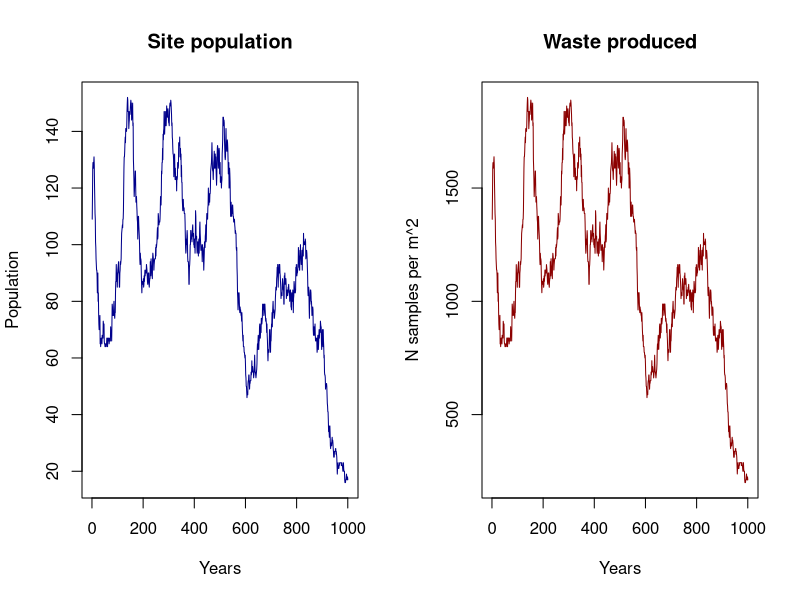
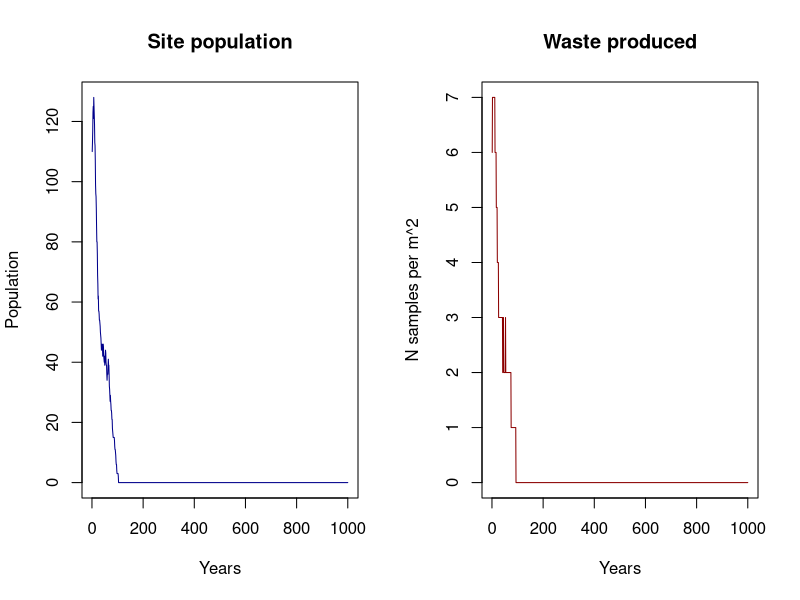
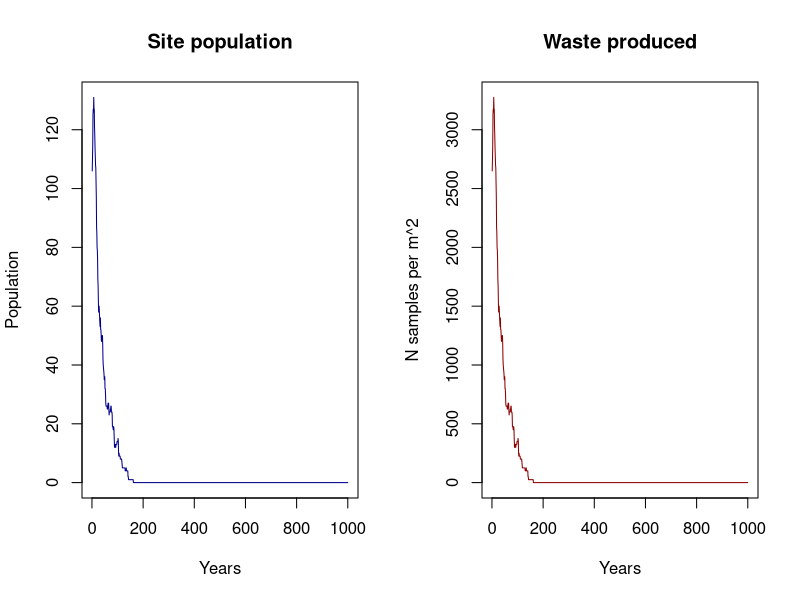
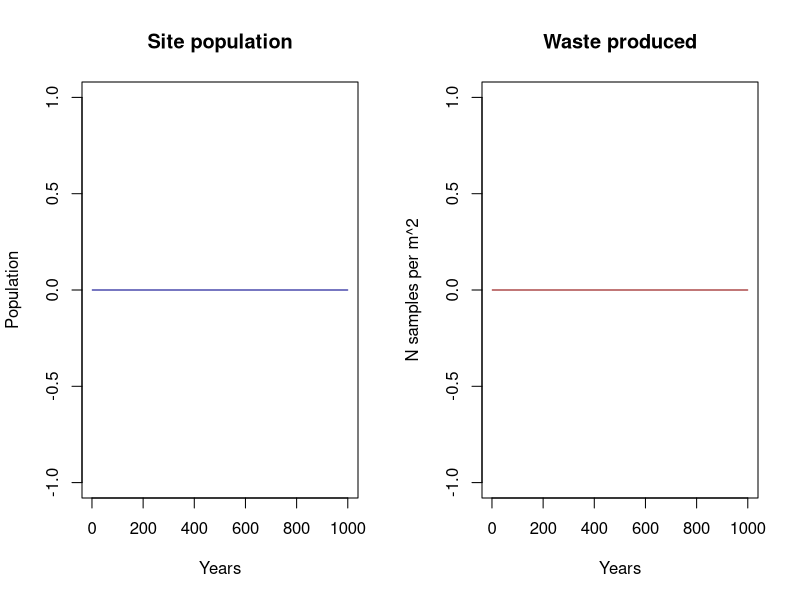
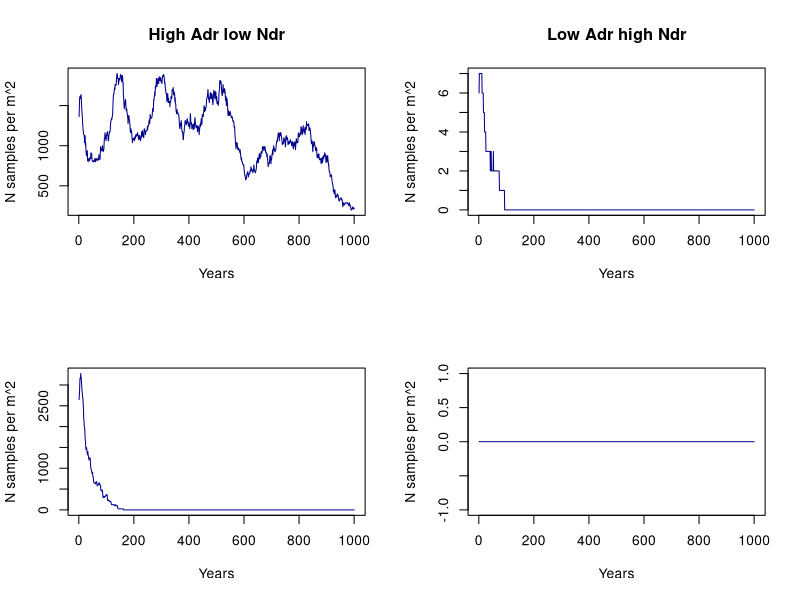

These charts were generated, in order, by the following R code:
## ---- chunk 1
library(DiagrammeR)

grViz("
digraph record_formation {

graph [layout = dot, ## Set title and layout
       label = 'Record formation process',
       labelloc = 't'
       fontname = Helvetica,
       fontsize = 30]

# node definitions with substituted label text
node [fontname = Helvetica, ## General node definition
      style = filled,
      color = MistyRose]
      
## Per node definition
a [label = '@@1',
   fillcolor = Orangered]
b [label = '@@2']
c [label = '@@3',
   fillcolor = Orangered]
d [label = '@@4']
e [label = '@@5',
   fillcolor = Orangered]
f [label = '@@6',
   fillcolor = orange,
   fixedsize = shape,
   width = 4.5,
   height = 1,
   fontsize = 30]

## General edge definition
edge [color = grey,
       arrowhead = vee,
       arrowtail = vee]

## Specific edges
a -> {c}
b -> {c}
c -> {f}
d -> {e}
e -> {f}
}

## Label definition
[1]: 'Pop (group size)'
[2]: 'Site function'
[3]: 'Anthropogenic deposition rates'
[4]: 'Site type'
[5]: 'Natural deposition rates'
[6]: 'Waste/sqrm'

")

## ---- chunk 2
grViz("
digraph record_formation {

graph [layout = dot, ## Set title and layout
       label = 'Record formation process',
       labelloc = 't'
       fontname = Helvetica,
       fontsize = 30]

# node definitions with substituted label text
node [fontname = Helvetica, ## General node definition
      style = filled,
      color = MistyRose]
      
## Per node definition
a [label = '@@1',
   fillcolor = Orangered]
b [label = '@@2',
   fillcolor = orange,
   fixedsize = shape,
   width = 4.5,
   height = 1,
   fontsize = 30]

## General edge definition
edge [color = grey,
       arrowhead = vee,
       arrowtail = vee]

## Specific edges
a -> {b}
}

## Label definition
[1]: 'Pop (group size)'
[2]: 'Waste/sqrm'

")

## ---- chunk 3
grViz("
digraph record_formation {

graph [layout = dot, ## Set title and layout
       label = 'Record formation process',
       labelloc = 't'
       fontname = Helvetica,
       fontsize = 30]

# node definitions with substituted label text
node [fontname = Helvetica, ## General node definition
      style = filled,
      color = MistyRose]
      
## Per node definition
a [label = '@@1',
   fillcolor = Orangered]
b [label = '@@2',
   fillcolor = Orangered]
c [label = '@@3',
   fillcolor = orange,
   fixedsize = shape,
   width = 4.5,
   height = 1,
   fontsize = 30]

## General edge definition
edge [color = grey,
       arrowhead = vee,
       arrowtail = vee]

## Specific edges
a -> {c}
b -> {c}
}

## Label definition
[1]: 'Anthropogenic deposition rates'
[2]: 'Natural deposition rates'
[3]: 'Waste/sqrm'

")

## ---- chunk 4

### Population protocol

## Function 1. Generation of population dynamics
#' Returns a data.frame with two columns, where the number of rows is the number of
#' people. The first column contains the ages and the second column contains the sex.
#' @title Gpd
#' @param x: Input data. A data frame or matrix with two columns and nrow = Initial
#' population. One row per individual. The first column is the age of the individual.
#' The second column is the sex of the individual, and must be c("F","M").
#' @param W_fer_age: Vector with two values. The first value is the youngest age
#' at which it is considered that women can have children for prehistoric societies.
#' The second value is the oldest age at which it is considered that women can 
#' have children. Default is c(10,30).
#' @param M_fer_age: Vector with two values. The first value is the youngest age
#' at which it is considered that men can have children for prehistoric societies.
#' The second value is the oldest age at which it is considered that men can have 
#' children. Default is c(15,40)
#' @param  P_o: Probability of a woman having a son per year. Default is 0.3.
#' @export

Gpd <- function(x, W_fer_age = c(10,30), M_fer_age = c(15,40),
                P_o = 0.3){
  
  ### Process of having offspring
  
  # Female fertile population
  W <- x[x[,2]=="F",]
  W_fert <- W[W$Age>W_fer_age[1] & W$Age<W_fer_age[2],]
  
  # Male fertile population
  M <- x[x[,2]=="M",]
  M_fert <- M[M$Age>M_fer_age[1] & M$Age<M_fer_age[2],]
  
  ## Probability of having descendance per woman
  # Penalisation in case there are too few men
  pen <- round(nrow(M_fert)*2/nrow(W_fert),2) ## Assumes one man can have two women
  pen[pen>1] <- 1 ## The men penalisation can never multiply the birth rate per woman
  
  ## Probability of a woman having a son per year
  P_o <- P_o*pen
  
  Offspring <- sum(rbinom(nrow(W_fert),1,P_o))
  New_pop <- data.frame("Age" = rep(0,Offspring),                        
                        "Sex" = sample(c("M","F"),Offspring,prob=c(0.5,0.5),replace = TRUE))
  x <- rbind(x,New_pop)
  
  ### Process of dying
  
  vec_d <- apply(x,1,death)
  x <- x[vec_d==0,]
  
  ## Apply carrying capacty restrictions
  x <- K_lim(x, K)
  
  return(x)
}

## Function 2. Simulation of death process
#' @title death
#' Returns a value (0,1) where 0 = person lives and 1 = person dies, based
#' on pd (the probability matrix)
#' Thought to use with apply
#' @param x: An integer with the age of the person
#' @param pd: The probability matrix for mortality by age. A matrix is provided as 
#' default, but the user should provide another adapted to her/his population.
#' @export

death <- function(x,pd=data.frame("Age" = c(0:99),
                                  "P_d" = c(rep(0.13,2),
                                            rep(0.08,8),
                                            rep(0.01,25),
                                            rep(0.1,15),
                                            rep(0.15,10),
                                            rep(0.25,5),
                                            rep(0.99,35)))){
  age <- as.numeric(x[1])
  return(rbinom(1,1,prob = pd[pd$Age==age,2]))
}

## Function 3. Simulation of carrying capacity limitation
## If the population exceeds the carrying capacity, it eliminates oversize
## with 0.8 probability per person exceeding.
#' @title K_lim
#' @param x: Data frame or matrix. Population (number of people)
#' @param k: Integer. Carrying capacity. Provided by the user
#' @export

K_lim <- function(x,k,prob = 0.8){
  p <- nrow(x)
  if (p>k){
    o <- rbinom(p-k,1,prob)
    o <- sum(o[o==1])
    o[o==0] <- 1 ## Avoids problem eliminating all the df if remove == 0
    x <- x[-sample(1:nrow(x),o,replace = FALSE),]
  }
  return(x)
}


## ---- chunk 5

## Function 4. Simulation of anthropogenic deposition rates
#' Returns the total amount of waste produced in the site. An integer.
#' @title A_dep_r
#' @param x: Integer (user provided) or data.frame. It is the number of people
#' inhabiting the site. If data.frame, the number of people is the number of rows. 
#' @param S_f: String. It is the site functionality, and it modulates the effect
#' of number of people by considering partial occupation of the site and different
#' deposition rates according the activities deployed. Possible states are:
#' 'residential' ('r'), 'logistic' ('l'), 'permanent' ('p') and 'funeral' ('f').
#' If S_f = 'f', number of buried individuals must be specified (in the argument x).
#'  Default is 'p'.
#' @param occ: If S_f = 'r' or S_f = 'l', occ (time of occupation of the camp
#' per year, in months) must be specified. Default is NULL, but if left NULL,
#' the function considers 1 month for logistic camps and 3 months for 
#' residential camps.
#' @export

A_dep_r <- function(x,S_f = "p", occ = NULL){
  try(if(is.null(x) == TRUE & is.null(S_f) == TRUE) 
    stop("Population and Site function undefined"))
  
  ## Set the number of individuals
  if (is.vector(x)==TRUE){
    Pop <- length(x)
  } else {
    Pop <- nrow(x)
  }
  
  ## Define time for logistic/residential camps if time = NULL
  if (is.null(occ) == TRUE){
    if (S_f == 'r'){
      occ <- 3
    } else if (S_f == 'l'){
      occ <- 1
    }
  }
  
  ## Population times goats per person a year (5) times bone Kg per goat (20)
  ## Dayenoff et al., 2019 for the weight of the carcass.
  adr <- Pop*5*20
  
  if (S_f == 'r'){
    adr <- round(adr/12*occ)
  } else if (S_f == 'l'){
    adr <- round((adr/12*occ)/4) ## Divides by 4 because it is considered that 
                                 ## heavy food is not brought in place
  } else if (S_f == 'f'){
    adr <- Pop*17 # 17 kg of bone as an average per person
  }
  return(adr)
}
## ---- chunk 6
## Function 5. Simulation of deposition deposition rates
#' Returns the rate at which sediment is deposited. Double.
#' @title N_dep_r
#' @param S_t: Three possible site types have been considered: 'open-air' ('oa'),
#' 'cave' ('c') and rockshelter ('rs'). When enabled, this parameter modules the 
#' effect of the speed. Default is NULL.
#' @param speed: This is the speed at which the natural sediment deposits on the 
#' 'site. It has three levels: 'slow' ('s'), 'medium' ('m') and 'fast' ('f'). 
#' Default is 'm'.
#' @export

N_dep_r <- function(S_t = NULL, speed = 'm'){
  
  ## Set the general speed of the deposition rates
  if (speed == 's'){
    s <- 0.1
  } else if (speed == 'm'){
    s <- 0.2
  } else if (speed == 'f'){
    s <- 0.3
  }
  
  ## Set the value for site type
  if(is.null(S_t) == FALSE){
    if (S_t == 'oa'){
      s <- s*3
    } else if (S_t == 'rs'){
      s <- s*2
    }
  }
  return(s)
}
## ---- chunk 7
## Function 6. Waste production
#' Returns the final product of the waste produced in a site. An integer.
#' @title W_prod
#' @param x: Integer (user provided) or data.frame. It is the number of people
#' inhabiting the site. If data.frame, the number of people is the number of rows.
#' @param Adr: An integer. Can be inserted directly or modelled.
#' @param Ndr: A double. Can be inserted directly or modelled.
#' @param area: An integer. This is the total area of the site.
#' @param ss: An integer. This is the sample size required for 14C dating.
#' Default is 4, considering 4 gm of non-charred bone needed for one dating.
#' @export

W_prod <- function(x,Adr = NULL,Ndr = NULL, area, ss = 4){
  
  ## Set the number of individuals
  if (is.vector(x)==TRUE){
    Pop <- length(x)
  } else {
    Pop <- nrow(x)
  }
  
  if (is.null(Adr) == TRUE & is.null(Ndr) == TRUE){
    w <- Pop*5*20
  } else if (is.null(Adr) == TRUE & is.null(Ndr) == FALSE){
    w <- (Pop*5*20)/(10*Ndr)
  } else if (is.null(Adr) == FALSE & is.null(Ndr) == FALSE){
    w <- Adr/(10*Ndr)
  } else if (is.null(Adr) == FALSE & is.null(Ndr) == TRUE){
    w <- Adr
  }
  
  w <- w*(1000/ss)

  w <- round(w/area)
  return(w)
} 
## ---- chunk 8

## Set initial values
set.seed(1234)
ts <- 1000 # Time span
K <- 150
area <- 1000
Gs_init <- 100 # Initial population
Gs_init <- data.frame("Age" = sample(10:30,Gs_init,10:30, replace = TRUE),
                      "Sex" = sample(c("M","F"), Gs_init, prob = c(0.5,0.5), replace = TRUE))


## ---- chunk 9
## Start the loop
res <- data.frame("Pop" = rep(0,ts), "W" = rep(0,ts))
Pop <- Gs_init

for (i in 1:ts){
  Pop <- Gpd(Pop)
  a_w <- A_dep_r(Pop)
  ndp <- N_dep_r()
  
  res$Pop[i] <- nrow(Pop)
  res$W[i] <- W_prod(Pop, Adr= a_w, Ndr = ndp, area = area)
  Pop$Age <- Pop$Age+1
}
## ---- chunk 10
## Plots
par(mfrow = c(1,2))
plot(res$Pop, type = "l", col = "darkblue", ylab = "Population",
     xlab = "Years", main = "Site population")
plot(res$W, type = "l", col = "darkred", ylab = "N samples per m^2",
     xlab = "Years", main = "Waste produced")
## ---- chunk 11
## Different conditions
# Start the loop

res2 <- data.frame("Pop" = rep(0,ts), "W" = rep(0,ts))
Pop <- Gs_init

for (i in 1:ts){
  Pop <- Gpd(Pop)
  a_w <- A_dep_r(Pop, S_f = "l", occ = 1)
  ndp <- N_dep_r(S_t = "oa", speed = "f")
  
  res2$Pop[i] <- nrow(Pop)
  res2$W[i] <- W_prod(Pop, Adr= a_w, Ndr = ndp, area = area)
  Pop$Age <- Pop$Age+1
}
## ---- chunk 12
## Plots
par(mfrow = c(1,2))
plot(res2$Pop, type = "l", col = "darkblue", ylab = "Population",
     xlab = "Years", main = "Site population")
plot(res2$W, type = "l", col = "darkred", ylab = "N samples per m^2",
     xlab = "Years", main = "Waste produced")
## ---- chunk 13
## Different conditions
# Start the loop

res3 <- data.frame("Pop" = rep(0,ts), "W" = rep(0,ts))
Pop <- Gs_init

for (i in 1:ts){
  Pop <- Gpd(Pop, W_fer_age = c(15,35), M_fer_age = c(15,35), P_o = 0.2)
  a_w <- A_dep_r(Pop, S_f = "h", occ = 8)
  ndp <- N_dep_r(S_t = "c", speed = "s")
  
  res3$Pop[i] <- nrow(Pop)
  res3$W[i] <- W_prod(Pop, Adr= a_w, Ndr = ndp, area = area)
  Pop$Age <- Pop$Age+1
}

## Plots
par(mfrow = c(1,2))
plot(res3$Pop, type = "l", col = "darkblue", ylab = "Population",
     xlab = "Years", main = "Site population")
plot(res3$W, type = "l", col = "darkred", ylab = "N samples per m^2",
     xlab = "Years", main = "Waste produced")

## ---- chunk 14
## Different conditions
# Start the loop

res4 <- data.frame("Pop" = rep(0,ts), "W" = rep(0,ts))

for (i in 1:ts){
  Pop <- Gpd(Pop, W_fer_age = c(15,35), M_fer_age = c(15,35), P_o = 0.2)
  a_w <- A_dep_r(Pop, S_f = "l", occ = 1)
  ndp <- N_dep_r(S_t = "oa", speed = "f")
  
  res4$Pop[i] <- nrow(Pop)
  res4$W[i] <- W_prod(Pop, Adr= a_w, Ndr = ndp, area = area)
  Pop$Age <- Pop$Age+1
}

## Plots
par(mfrow = c(1,2))
plot(res4$Pop, type = "l", col = "darkblue", ylab = "Population",
     xlab = "Years", main = "Site population")
plot(res4$W, type = "l", col = "darkred", ylab = "N samples per m^2",
     xlab = "Years", main = "Waste produced")

## ---- chunk 15
## Plots
par(mfrow = c(2,2))
plot(res$W, type = "l", col = "darkblue", ylab = "N samples per m^2",
     xlab = "Years", main = "High Adr low Ndr")
plot(res2$W, type = "l", col = "darkblue", ylab = "N samples per m^2",
     xlab = "Years", main = "Low Adr high Ndr")
plot(res3$W, type = "l", col = "darkblue", ylab = "N samples per m^2",
     xlab = "Years")
plot(res4$W, type = "l", col = "darkblue", ylab = "N samples per m^2",
     xlab = "Years")
